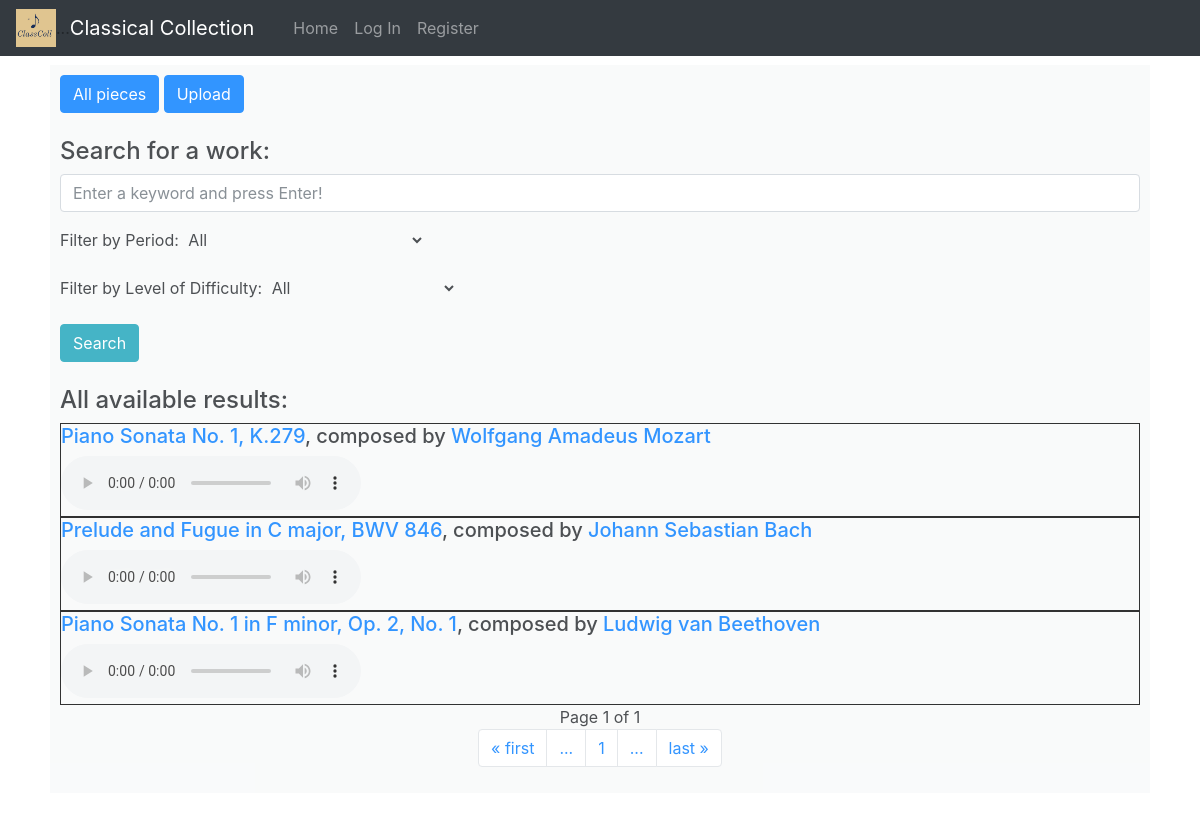
The page /piece/ on the database its author committed.
### classcoll/models.py (models this page shows, shortened)
class Piece(models.Model):
    name = models.CharField(max_length=100)
    composer = models.ForeignKey(Composer, on_delete=models.CASCADE)
    description = models.TextField()
    source = models.FileField()
    period = models.ForeignKey(Period, on_delete=models.CASCADE)
    difficulty = models.ForeignKey(Difficulty, on_delete=models.CASCADE)

class Composer(models.Model):
    name = models.CharField(max_length=100)
    biography = models.TextField()
    image = models.URLField(blank=False)

### classcoll/views/Pieces.py (the view)
# urls.py: path('piece/', Pieces.allPieces, name="all_piece"),
def allPieces(request):
    if request.method == 'POST':
        name = request.POST['name']
        composerName = request.POST['composer']
        composer = ComposerSearch.search(composerName)
        if composer is None:
            return render(request, ALL_PIECE_FILE, {
            'periods': Period.objects.all(),
                'difficulty': Difficulty.objects.all(),
                'pieces': Piece.objects.all(),
                'message': MESSAGE_COMPOSER_NOT_FOUND
            })
        description = request.POST['description']
        uploadedFile = request.FILES['document']
        period = Period.objects.filter(era=request.POST['period']).first()
        difficulty = Difficulty.objects.filter(rating=request.POST['difficulty']).first()
        newPiece = Piece(
            name = name,
            composer = composer,
            description = description,
            source = uploadedFile,
            period = period,
            difficulty = difficulty
        )
        newPiece.save()
        return redirect('index')
    else:
        key = request.GET.get("key", "")
        pr = request.GET.get("period", KEYWORD_ALL)
        df = request.GET.get("difficulty", KEYWORD_ALL)
        pieces = []
        for piece in Piece.objects.all():
            cond1 = key in piece.name
            cond2 = pr == piece.period.era or pr == KEYWORD_ALL
            cond3 = df == piece.difficulty.rating or df == KEYWORD_ALL
            if cond1 and cond2 and cond3:
                pieces.append(piece)
        paginator = Paginator(pieces, 10)
        pageNumber = request.GET.get('page')
        pieces = paginator.get_page(pageNumber)
        return render(request, ALL_PIECE_FILE, {
            'periods': Period.objects.all(),
            'difficulty': Difficulty.objects.all(),
            'pieces': pieces
        })

### classcoll/templates/classcoll/all_pieces.html (shortened to what this page needs)
{% extends "classcoll/layout.html" %}
{% load static %}
{% block body %}
    <div class="bg-light" style="opacity: 0.8; padding: 10px;">
        <div>
            <button class="btn btn-primary" id="showPieces">All pieces</button>
            <button class="btn btn-primary" id="showForm">Upload</button>
        </div>
        <br>
        <div id="pieces">
            <form method="GET" action="{% url 'all_piece' %}" id="filterForm">
                <div class="form-group">
                    <h4>Search for a work:</h4>
                    <input class="form-control" type="text" name="key" placeholder="Enter a keyword and press Enter!">
                </div>
                <div class="form-group">
                    <label>Filter by Period:</label>
                    <select class="btn-light" name="period">
                        <option value="All" selected>All</option>
                    </select>
                </div>
                <div class="form-group">
                    <label>Filter by Level of Difficulty:</label>
                    <select class="btn-light" name="difficulty">
                        <option value="All" selected>All</option>
                    </select>
                </div>
                <button type="submit" class="btn btn-info">Search</button>
            </form>
            <br>
            <h4>All available results:</h4>
            {% for piece in pieces %}
                <div style="border: 1px solid black;">
                    <h5><a href="{% url 'piece' piece.name %}">{{piece.name}}</a>,
                        composed by <a href="{% url 'composer' piece.composer.name %}">{{piece.composer.name}}</a></h5>
                    <audio controls>
                        <source src="/upload/{{piece.source}}" type="audio/mpeg">
                    </audio>
                </div>
            {% endfor %}
            <div class="text-center">
                <span class="current">
                    Page {{ pieces.number }} of {{ pieces.paginator.num_pages }}
                </span>
            </div>
            <nav aria-label="Page Navigation Example">
                <ul class="pagination justify-content-center">
                    <li class="page-item"><a class="page-link" href="?page=1">&laquo; first</a></li>
                    <li class="page-item"><a class="page-link" href="#">...</a></li>
                    {% for i in pieces.paginator.page_range %}
                        {% if i <= pieces.number|add:2 and i >= pieces.number|add:-2 %}
                            <li class="page-item"><a class="page-link" href="?page={{forloop.counter}}">{{forloop.counter}}</a></li>
                        {% endif %}
                    {% endfor %}
                    <li class="page-item"><a class="page-link" href="#">...</a></li>
                    <li class="page-item"><a class="page-link" href="?page={{ pieces.paginator.num_pages }}">last &raquo;</a></li>
                </ul>
            </nav>
        </div>
    </div>
{% endblock %}

### rows shown on the page
Piece: name "Piano Sonata No. 1, K.279", composer.name "Wolfgang Amadeus Mozart"
Piece: name "Prelude and Fugue in C major, BWV 846", composer.name "Johann Sebastian Bach"
Piece: name "Piano Sonata No. 1 in F minor, Op. 2, No. 1", composer.name "Ludwig van Beethoven"

### other values the page prints
{{ pieces.number }} "1"
{{ pieces.paginator.num_pages }} "1"
